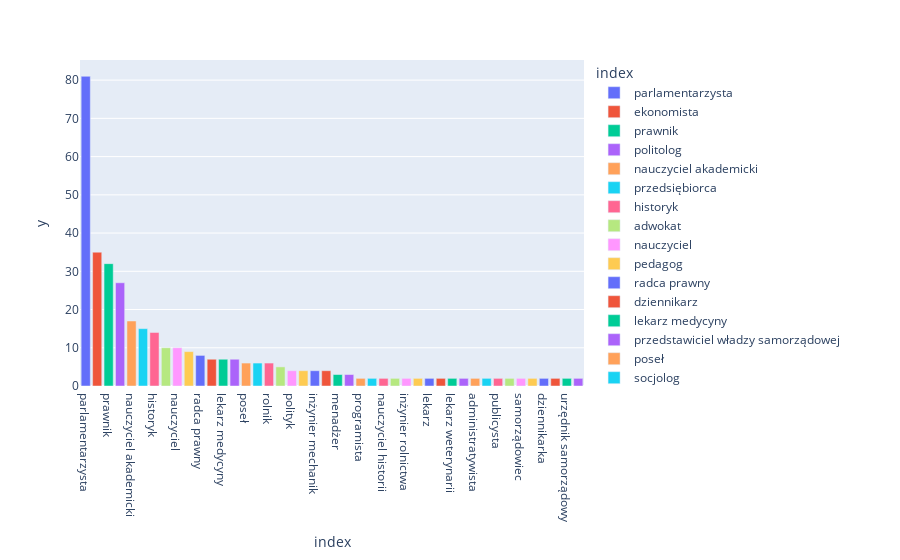
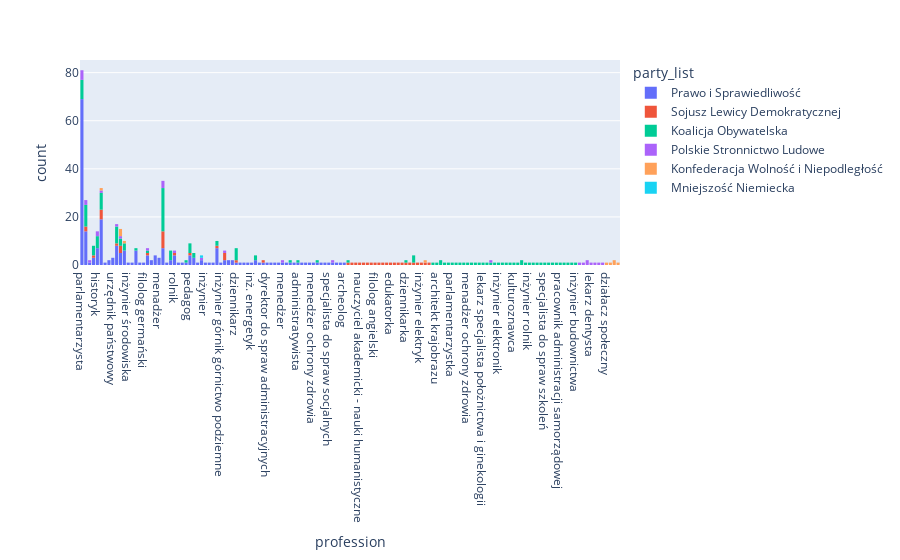

Notebook code for these charts, in order:
### Code cell
# unique values in profession column
# mps['profession'].unique()
len(mps['profession'].unique())

# how many MPs have each profession
prof = mps['profession'].groupby(mps['profession']).size()
prof

# sort by number of MPs
prof = prof.sort_values(ascending=False)

# filter out professions with less than 2 MPs
prof = prof[prof > 1]

# graph
fig = px.bar(prof, x=prof.index, y=prof.values, color=prof.index)
fig.show()

# check whose profession is 'nauczyciel'
mps[mps['profession'] == 'parlamentarzysta']

# check profession of MPs from PiS
mps[mps['party_list'] == 'Prawo i Sprawiedliwość']['profession']

# graph pis vs po profession
fig = px.histogram(mps, x='profession', color='party_list')
fig.show()

### Figure 1 — Plotly figure (JSON) as saved in the notebook; plotly's stock layout.template omitted (floating-point values rounded to 4 significant figures)
{"data": [{"alignmentgroup": "True", "hovertemplate": "index=%{x}<br>y=%{y}<extra></extra>", "legendgroup": "parlamentarzysta", "marker": {"color": "#636efa", "pattern": {"shape": ""}}, "name": "parlamentarzysta", "offsetgroup": "parlamentarzysta", "orientation": "v", "showlegend": true, "textposition": "auto", "type": "bar", "x": ["parlamentarzysta"], "xaxis": "x", "y": [81], "yaxis": "y"}, {"alignmentgroup": "True", "hovertemplate": "index=%{x}<br>y=%{y}<extra></extra>", "legendgroup": "ekonomista", "marker": {"color": "#EF553B", "pattern": {"shape": ""}}, "name": "ekonomista", "offsetgroup": "ekonomista", "orientation": "v", "showlegend": true, "textposition": "auto", "type": "bar", "x": ["ekonomista"], "xaxis": "x", "y": [35], "yaxis": "y"}, {"alignmentgroup": "True", "hovertemplate": "index=%{x}<br>y=%{y}<extra></extra>", "legendgroup": "prawnik", "marker": {"color": "#00cc96", "pattern": {"shape": ""}}, "name": "prawnik", "offsetgroup": "prawnik", "orientation": "v", "showlegend": true, "textposition": "auto", "type": "bar", "x": ["prawnik"], "xaxis": "x", "y": [32], "yaxis": "y"}, {"alignmentgroup": "True", "hovertemplate": "index=%{x}<br>y=%{y}<extra></extra>", "legendgroup": "politolog", "marker": {"color": "#ab63fa", "pattern": {"shape": ""}}, "name": "politolog", "offsetgroup": "politolog", "orientation": "v", "showlegend": true, "textposition": "auto", "type": "bar", "x": ["politolog"], "xaxis": "x", "y": [27], "yaxis": "y"}, {"alignmentgroup": "True", "hovertemplate": "index=%{x}<br>y=%{y}<extra></extra>", "legendgroup": "nauczyciel akademicki", "marker": {"color": "#FFA15A", "pattern": {"shape": ""}}, "name": "nauczyciel akademicki", "offsetgroup": "nauczyciel akademicki", "orientation": "v", "showlegend": true, "textposition": "auto", "type": "bar", "x": ["nauczyciel akademicki"], "xaxis": "x", "y": [17], "yaxis": "y"}, {"alignmentgroup": "True", "hovertemplate": "index=%{x}<br>y=%{y}<extra></extra>", "legendgroup": "przedsiębiorca", "marker": {"color": "#19d3f3", "pattern": {"shape": ""}}, "name": "przedsiębiorca", "offsetgroup": "przedsiębiorca", "orientation": "v", "showlegend": true, "textposition": "auto", "type": "bar", "x": ["przedsiębiorca"], "xaxis": "x", "y": [15], "yaxis": "y"}, {"alignmentgroup": "True", "hovertemplate": "index=%{x}<br>y=%{y}<extra></extra>", "legendgroup": "historyk", "marker": {"color": "#FF6692", "pattern": {"shape": ""}}, "name": "historyk", "offsetgroup": "historyk", "orientation": "v", "showlegend": true, "textposition": "auto", "type": "bar", "x": ["historyk"], "xaxis": "x", "y": [14], "yaxis": "y"}, {"alignmentgroup": "True", "hovertemplate": "index=%{x}<br>y=%{y}<extra></extra>", "legendgroup": "adwokat", "marker": {"color": "#B6E880", "pattern": {"shape": ""}}, "name": "adwokat", "offsetgroup": "adwokat", "orientation": "v", "showlegend": true, "textposition": "auto", "type": "bar", "x": ["adwokat"], "xaxis": "x", "y": [10], "yaxis": "y"}, {"alignmentgroup": "True", "hovertemplate": "index=%{x}<br>y=%{y}<extra></extra>", "legendgroup": "nauczyciel", "marker": {"color": "#FF97FF", "pattern": {"shape": ""}}, "name": "nauczyciel", "offsetgroup": "nauczyciel", "orientation": "v", "showlegend": true, "textposition": "auto", "type": "bar", "x": ["nauczyciel"], "xaxis": "x", "y": [10], "yaxis": "y"}, {"alignmentgroup": "True", "hovertemplate": "index=%{x}<br>y=%{y}<extra></extra>", "legendgroup": "pedagog", "marker": {"color": "#FECB52", "pattern": {"shape": ""}}, "name": "pedagog", "offsetgroup": "pedagog", "orientation": "v", "showlegend": true, "textposition": "auto", "type": "bar", "x": ["pedagog"], "xaxis": "x", "y": [9], "yaxis": "y"}, {"alignmentgroup": "True", "hovertemplate": "index=%{x}<br>y=%{y}<extra></extra>", "legendgroup": "radca prawny", "marker": {"color": "#636efa", "pattern": {"shape": ""}}, "name": "radca prawny", "offsetgroup": "radca prawny", "orientation": "v", "showlegend": true, "textposition": "auto", "type": "bar", "x": ["radca prawny"], "xaxis": "x", "y": [8], "yaxis": "y"}, {"alignmentgroup": "True", "hovertemplate": "index=%{x}<br>y=%{y}<extra></extra>", "legendgroup": "dziennikarz", "marker": {"color": "#EF553B", "pattern": {"shape": ""}}, "name": "dziennikarz", "offsetgroup": "dziennikarz", "orientation": "v", "showlegend": true, "textposition": "auto", "type": "bar", "x": ["dziennikarz"], "xaxis": "x", "y": [7], "yaxis": "y"}, {"alignmentgroup": "True", "hovertemplate": "index=%{x}<br>y=%{y}<extra></extra>", "legendgroup": "lekarz medycyny", "marker": {"color": "#00cc96", "pattern": {"shape": ""}}, "name": "lekarz medycyny", "offsetgroup": "lekarz medycyny", "orientation": "v", "showlegend": true, "textposition": "auto", "type": "bar", "x": ["lekarz medycyny"], "xaxis": "x", "y": [7], "yaxis": "y"}, {"alignmentgroup": "True", "hovertemplate": "index=%{x}<br>y=%{y}<extra></extra>", "legendgroup": "przedstawiciel władzy samorządowej", "marker": {"color": "#ab63fa", "pattern": {"shape": ""}}, "name": "przedstawiciel władzy samorządowej", "offsetgroup": "przedstawiciel władzy samorządowej", "orientation": "v", "showlegend": true, "textposition": "auto", "type": "bar", "x": ["przedstawiciel władzy samorządowej"], "xaxis": "x", "y": [7], "yaxis": "y"}, {"alignmentgroup": "True", "hovertemplate": "index=%{x}<br>y=%{y}<extra></extra>", "legendgroup": "poseł", "marker": {"color": "#FFA15A", "pattern": {"shape": ""}}, "name": "poseł", "offsetgroup": "poseł", "orientation": "v", "showlegend": true, "textposition": "auto", "type": "bar", "x": ["poseł"], "xaxis": "x", "y": [6], "yaxis": "y"}, {"alignmentgroup": "True", "hovertemplate": "index=%{x}<br>y=%{y}<extra></extra>", "legendgroup": "socjolog", "marker": {"color": "#19d3f3", "pattern": {"shape": ""}}, "name": "socjolog", "offsetgroup": "socjolog", "orientation": "v", "showlegend": true, "textposition": "auto", "type": "bar", "x": ["socjolog"], "xaxis": "x", "y": [6], "yaxis": "y"}, {"alignmentgroup": "True", "hovertemplate": "index=%{x}<br>y=%{y}<extra></extra>", "legendgroup": "rolnik", "marker": {"color": "#FF6692", "pattern": {"shape": ""}}, "name": "rolnik", "offsetgroup": "rolnik", "orientation": "v", "showlegend": true, "textposition": "auto", "type": "bar", "x": ["rolnik"], "xaxis": "x", "y": [6], "yaxis": "y"}, {"alignmentgroup": "True", "hovertemplate": "index=%{x}<br>y=%{y}<extra></extra>", "legendgroup": "poseł na Sejm RP", "marker": {"color": "#B6E880", "pattern": {"shape": ""}}, "name": "poseł na Sejm RP", "offsetgroup": "poseł na Sejm RP", "orientation": "v", "showlegend": true, "textposition": "auto", "type": "bar", "x": ["poseł na Sejm RP"], "xaxis": "x", "y": [5], "yaxis": "y"}, {"alignmentgroup": "True", "hovertemplate": "index=%{x}<br>y=%{y}<extra></extra>", "legendgroup": "polityk", "marker": {"color": "#FF97FF", "pattern": {"shape": ""}}, "name": "polityk", "offsetgroup": "polityk", "orientation": "v", "showlegend": true, "textposition": "auto", "type": "bar", "x": ["polityk"], "xaxis": "x", "y": [4], "yaxis": "y"}, {"alignmentgroup": "True", "hovertemplate": "index=%{x}<br>y=%{y}<extra></extra>", "legendgroup": "ekonomistka", "marker": {"color": "#FECB52", "pattern": {"shape": ""}}, "name": "ekonomistka", "offsetgroup": "ekonomistka", "orientation": "v", "showlegend": true, "textposition": "auto", "type": "bar", "x": ["ekonomistka"], "xaxis": "x", "y": [4], "yaxis": "y"}, {"alignmentgroup": "True", "hovertemplate": "index=%{x}<br>y=%{y}<extra></extra>", "legendgroup": "inżynier mechanik", "marker": {"color": "#636efa", "pattern": {"shape": ""}}, "name": "inżynier mechanik", "offsetgroup": "inżynier mechanik", "orientation": "v", "showlegend": true, "textposition": "auto", "type": "bar", "x": ["inżynier mechanik"], "xaxis": "x", "y": [4], "yaxis": "y"}, {"alignmentgroup": "True", "hovertemplate": "index=%{x}<br>y=%{y}<extra></extra>", "legendgroup": "wyższy urzędnik państwowy", "marker": {"color": "#EF553B", "pattern": {"shape": ""}}, "name": "wyższy urzędnik państwowy", "offsetgroup": "wyższy urzędnik państwowy", "orientation": "v", "showlegend": true, "textposition": "auto", "type": "bar", "x": ["wyższy urzędnik państwowy"], "xaxis": "x", "y": [4], "yaxis": "y"}, {"alignmentgroup": "True", "hovertemplate": "index=%{x}<br>y=%{y}<extra></extra>", "legendgroup": "menadżer", "marker": {"color": "#00cc96", "pattern": {"shape": ""}}, "name": "menadżer", "offsetgroup": "menadżer", "orientation": "v", "showlegend": true, "textposition": "auto", "type": "bar", "x": ["menadżer"], "xaxis": "x", "y": [3], "yaxis": "y"}, {"alignmentgroup": "True", "hovertemplate": "index=%{x}<br>y=%{y}<extra></extra>", "legendgroup": "urzędnik państwowy", "marker": {"color": "#ab63fa", "pattern": {"shape": ""}}, "name": "urzędnik państwowy", "offsetgroup": "urzędnik państwowy", "orientation": "v", "showlegend": true, "textposition": "auto", "type": "bar", "x": ["urzędnik państwowy"], "xaxis": "x", "y": [3], "yaxis": "y"}, {"alignmentgroup": "True", "hovertemplate": "index=%{x}<br>y=%{y}<extra></extra>", "legendgroup": "programista", "marker": {"color": "#FFA15A", "pattern": {"shape": ""}}, "name": "programista", "offsetgroup": "programista", "orientation": "v", "showlegend": true, "textposition": "auto", "type": "bar", "x": ["programista"], "xaxis": "x", "y": [2], "yaxis": "y"}, {"alignmentgroup": "True", "hovertemplate": "index=%{x}<br>y=%{y}<extra></extra>", "legendgroup": "przedsiębiorca prywatny", "marker": {"color": "#19d3f3", "pattern": {"shape": ""}}, "name": "przedsiębiorca prywatny", "offsetgroup": "przedsiębiorca prywatny", "orientation": "v", "showlegend": true, "textposition": "auto", "type": "bar", "x": ["przedsiębiorca prywatny"], "xaxis": "x", "y": [2], "yaxis": "y"}, {"alignmentgroup": "True", "hovertemplate": "index=%{x}<br>y=%{y}<extra></extra>", "legendgroup": "nauczyciel historii", "marker": {"color": "#FF6692", "pattern": {"shape": ""}}, "name": "nauczyciel historii", "offsetgroup": "nauczyciel historii", "orientation": "v", "showlegend": true, "textposition": "auto", "type": "bar", "x": ["nauczyciel historii"], "xaxis": "x", "y": [2], "yaxis": "y"}, {"alignmentgroup": "True", "hovertemplate": "index=%{x}<br>y=%{y}<extra></extra>", "legendgroup": "menedżer", "marker": {"color": "#B6E880", "pattern": {"shape": ""}}, "name": "menedżer", "offsetgroup": "menedżer", "orientation": "v", "showlegend": true, "textposition": "auto", "type": "bar", "x": ["menedżer"], "xaxis": "x", "y": [2], "yaxis": "y"}, {"alignmentgroup": "True", "hovertemplate": "index=%{x}<br>y=%{y}<extra></extra>", "legendgroup": "inżynier rolnictwa", "marker": {"color": "#FF97FF", "pattern": {"shape": ""}}, "name": "inżynier rolnictwa", "offsetgroup": "inżynier rolnictwa", "orientation": "v", "showlegend": true, "textposition": "auto", "type": "bar", "x": ["inżynier rolnictwa"], "xaxis": "x", "y": [2], "yaxis": "y"}, {"alignmentgroup": "True", "hovertemplate": "index=%{x}<br>y=%{y}<extra></extra>", "legendgroup": "pracownik samorządowy", "marker": {"color": "#FECB52", "pattern": {"shape": ""}}, "name": "pracownik samorządowy", "offsetgroup": "pracownik samorządowy", "orientation": "v", "showlegend": true, "textposition": "auto", "type": "bar", "x": ["pracownik samorządowy"], "xaxis": "x", "y": [2], "yaxis": "y"}, {"alignmentgroup": "True", "hovertemplate": "index=%{x}<br>y=%{y}<extra></extra>", "legendgroup": "lekarz", "marker": {"color": "#636efa", "pattern": {"shape": ""}}, "name": "lekarz", "offsetgroup": "lekarz", "orientation": "v", "showlegend": true, "textposition": "auto", "type": "bar", "x": ["lekarz"], "xaxis": "x", "y": [2], "yaxis": "y"}, {"alignmentgroup": "True", "hovertemplate": "index=%{x}<br>y=%{y}<extra></extra>", "legendgroup": "poseł na sejm RP", "marker": {"color": "#EF553B", "pattern": {"shape": ""}}, "name": "poseł na sejm RP", "offsetgroup": "poseł na sejm RP", "orientation": "v", "showlegend": true, "textposition": "auto", "type": "bar", "x": ["poseł na sejm RP"], "xaxis": "x", "y": [2], "yaxis": "y"}, {"alignmentgroup": "True", "hovertemplate": "index=%{x}<br>y=%{y}<extra></extra>", "legendgroup": "lekarz weterynarii", "marker": {"color": "#00cc96", "pattern": {"shape": ""}}, "name": "lekarz weterynarii", "offsetgroup": "lekarz weterynarii", "orientation": "v", "showlegend": true, "textposition": "auto", "type": "bar", "x": ["lekarz weterynarii"], "xaxis": "x", "y": [2], "yaxis": "y"}, {"alignmentgroup": "True", "hovertemplate": "index=%{x}<br>y=%{y}<extra></extra>", "legendgroup": "leśnik", "marker": {"color": "#ab63fa", "pattern": {"shape": ""}}, "name": "leśnik", "offsetgroup": "leśnik", "orientation": "v", "showlegend": true, "textposition": "auto", "type": "bar", "x": ["leśnik"], "xaxis": "x", "y": [2], "yaxis": "y"}, {"alignmentgroup": "True", "hovertemplate": "index=%{x}<br>y=%{y}<extra></extra>", "legendgroup": "administratywista", "marker": {"color": "#FFA15A", "pattern": {"shape": ""}}, "name": "administratywista", "offsetgroup": "administratywista", "orientation": "v", "showlegend": true, "textposition": "auto", "type": "bar", "x": ["administratywista"], "xaxis": "x", "y": [2], "yaxis": "y"}, {"alignmentgroup": "True", "hovertemplate": "index=%{x}<br>y=%{y}<extra></extra>", "legendgroup": "notariusz", "marker": {"color": "#19d3f3", "pattern": {"shape": ""}}, "name": "notariusz", "offsetgroup": "notariusz", "orientation": "v", "showlegend": true, "textposition": "auto", "type": "bar", "x": ["notariusz"], "xaxis": "x", "y": [2], "yaxis": "y"}, {"alignmentgroup": "True", "hovertemplate": "index=%{x}<br>y=%{y}<extra></extra>", "legendgroup": "publicysta", "marker": {"color": "#FF6692", "pattern": {"shape": ""}}, "name": "publicysta", "offsetgroup": "publicysta", "orientation": "v", "showlegend": true, "textposition": "auto", "type": "bar", "x": ["publicysta"], "xaxis": "x", "y": [2], "yaxis": "y"}, {"alignmentgroup": "True", "hovertemplate": "index=%{x}<br>y=%{y}<extra></extra>", "legendgroup": "przedstawiciel władzy samorządowej - radny", "marker": {"color": "#B6E880", "pattern": {"shape": ""}}, "name": "przedstawiciel władzy samorządowej - radny", "offsetgroup": "przedstawiciel władzy samorządowej - radny", "orientation": "v", "showlegend": true, "textposition": "auto", "type": "bar", "x": ["przedstawiciel władzy samorządowej - radny"], "xaxis": "x", "y": [2], "yaxis": "y"}, {"alignmentgroup": "True", "hovertemplate": "index=%{x}<br>y=%{y}<extra></extra>", "legendgroup": "samorządowiec", "marker": {"color": "#FF97FF", "pattern": {"shape": ""}}, "name": "samorządowiec", "offsetgroup": "samorządowiec", "orientation": "v", "showlegend": true, "textposition": "auto", "type": "bar", "x": ["samorządowiec"], "xaxis": "x", "y": [2], "yaxis": "y"}, {"alignmentgroup": "True", "hovertemplate": "index=%{x}<br>y=%{y}<extra></extra>", "legendgroup": "wyższy urzędnik samorządowy", "marker": {"color": "#FECB52", "pattern": {"shape": ""}}, "name": "wyższy urzędnik samorządowy", "offsetgroup": "wyższy urzędnik samorządowy", "orientation": "v", "showlegend": true, "textposition": "auto", "type": "bar", "x": ["wyższy urzędnik samorządowy"], "xaxis": "x", "y": [2], "yaxis": "y"}, {"alignmentgroup": "True", "hovertemplate": "index=%{x}<br>y=%{y}<extra></extra>", "legendgroup": "dziennikarka", "marker": {"color": "#636efa", "pattern": {"shape": ""}}, "name": "dziennikarka", "offsetgroup": "dziennikarka", "orientation": "v", "showlegend": true, "textposition": "auto", "type": "bar", "x": ["dziennikarka"], "xaxis": "x", "y": [2], "yaxis": "y"}, {"alignmentgroup": "True", "hovertemplate": "index=%{x}<br>y=%{y}<extra></extra>", "legendgroup": "wykładowca akademicki", "marker": {"color": "#EF553B", "pattern": {"shape": ""}}, "name": "wykładowca akademicki", "offsetgroup": "wykładowca akademicki", "orientation": "v", "showlegend": true, "textposition": "auto", "type": "bar", "x": ["wykładowca akademicki"], "xaxis": "x", "y": [2], "yaxis": "y"}, {"alignmentgroup": "True", "hovertemplate": "index=%{x}<br>y=%{y}<extra></extra>", "legendgroup": "urzędnik samorządowy", "marker": {"color": "#00cc96", "pattern": {"shape": ""}}, "name": "urzędnik samorządowy", "offsetgroup": "urzędnik samorządowy", "orientation": "v", "showlegend": true, "textposition": "auto", "type": "bar", "x": ["urzędnik samorządowy"], "xaxis": "x", "y": [2], "yaxis": "y"}, {"alignmentgroup": "True", "hovertemplate": "index=%{x}<br>y=%{y}<extra></extra>", "legendgroup": "urzędnik", "marker": {"color": "#ab63fa", "pattern": {"shape": ""}}, "name": "urzędnik", "offsetgroup": "urzędnik", "orientation": "v", "showlegend": true, "textposition": "auto", "type": "bar", "x": ["urzędnik"], "xaxis": "x", "y": [2], "yaxis": "y"}], "layout": {"barmode": "relative", "legend": {"title": {"text": "index"}, "tracegroupgap": 0}, "margin": {"t": 60}, "xaxis": {"anchor": "y", "categoryarray": ["parlamentarzysta", "ekonomista", "prawnik", "politolog", "nauczyciel akademicki", "przedsiębiorca", "historyk", "adwokat", "nauczyciel", "pedagog", "radca prawny", "dziennikarz", "lekarz medycyny", "przedstawiciel władzy samorządowej", "poseł", "socjolog", "rolnik", "poseł na Sejm RP", "polityk", "ekonomistka", "inżynier mechanik", "wyższy urzędnik państwowy", "menadżer", "urzędnik państwowy", "programista", "przedsiębiorca prywatny", "nauczyciel historii", "menedżer", "inżynier rolnictwa", "pracownik samorządowy", "lekarz", "poseł na sejm RP", "lekarz weterynarii", "leśnik", "administratywista", "notariusz", "publicysta", "przedstawiciel władzy samorządowej - radny", "samorządowiec", "wyższy urzędnik samorządowy", "dziennikarka", "wykładowca akademicki", "urzędnik samorządowy", "urzędnik"], "categoryorder": "array", "domain": [0, 1], "title": {"text": "index"}}, "yaxis": {"anchor": "x", "domain": [0, 1], "title": {"text": "y"}}}}

### Figure 2 — Plotly figure (JSON) as saved in the notebook; plotly's stock layout.template omitted (floating-point values rounded to 4 significant figures; data arrays with more than 128 entries replaced by an {"elided": "..."} marker saying what was removed)
{"data": [{"alignmentgroup": "True", "bingroup": "x", "hovertemplate": "party_list=Prawo i Sprawiedliwość<br>profession=%{x}<br>count=%{y}<extra></extra>", "legendgroup": "Prawo i Sprawiedliwość", "marker": {"color": "#636efa", "pattern": {"shape": ""}}, "name": "Prawo i Sprawiedliwość", "offsetgroup": "Prawo i Sprawiedliwość", "orientation": "v", "showlegend": true, "type": "histogram", "x": {"elided": "235 str values"}, "xaxis": "x", "yaxis": "y"}, {"alignmentgroup": "True", "bingroup": "x", "hovertemplate": "party_list=Sojusz Lewicy Demokratycznej<br>profession=%{x}<br>count=%{y}<extra></extra>", "legendgroup": "Sojusz Lewicy Demokratycznej", "marker": {"color": "#EF553B", "pattern": {"shape": ""}}, "name": "Sojusz Lewicy Demokratycznej", "offsetgroup": "Sojusz Lewicy Demokratycznej", "orientation": "v", "showlegend": true, "type": "histogram", "x": ["samorządowiec", "rolnik", "socjolożka", "socjolog", "politolog", "politolog", "przedsiębiorca", "pedagog", "prawniczka", "nauczyciel akademicki - nauki humanistyczne", "socjolog", "specjalista do spraw konsultingu", "kierowniczka domu kultury", "ekonomista", "zawodowy działacz organizacji pozarządowej", "prawnik", "ekonomista", "filolog angielski", "nauczycielka", "przedsiębiorca", "nauczycielka akademicka-nauki humanistyczne", "dyrektor administracyjny", "przedsiębiorca", "edukatorka", "kierownik działu finansowego", "filolożka klasyczna", "przedsiębiorca prywatny", "prawnik", "specjalista do spraw stosunków międzynarodowych", "dziennikarka", "dziennikarz", "nauczyciel akademicki", "socjolog", "adwokat", "profesor", "ekonomistka", "ekonomista", "radca prawny", "ekonomista", "prawnik", "ekonomista", "ekonomista", "filozofka", "inżynier elektryk", "lekarz medycyny", "ekonomista", "programista", "specjalista polityki społecznej", "prawnik"], "xaxis": "x", "yaxis": "y"}, {"alignmentgroup": "True", "bingroup": "x", "hovertemplate": "party_list=Koalicja Obywatelska<br>profession=%{x}<br>count=%{y}<extra></extra>", "legendgroup": "Koalicja Obywatelska", "marker": {"color": "#00cc96", "pattern": {"shape": ""}}, "name": "Koalicja Obywatelska", "offsetgroup": "Koalicja Obywatelska", "orientation": "v", "showlegend": true, "type": "histogram", "x": {"elided": "134 str values"}, "xaxis": "x", "yaxis": "y"}, {"alignmentgroup": "True", "bingroup": "x", "hovertemplate": "party_list=Polskie Stronnictwo Ludowe<br>profession=%{x}<br>count=%{y}<extra></extra>", "legendgroup": "Polskie Stronnictwo Ludowe", "marker": {"color": "#ab63fa", "pattern": {"shape": ""}}, "name": "Polskie Stronnictwo Ludowe", "offsetgroup": "Polskie Stronnictwo Ludowe", "orientation": "v", "showlegend": true, "type": "histogram", "x": ["historyk", "inżynier mechanik", "Parlamentarzysta", "ekonomista", "ekonomista", "historyk", "lekarz medycyny", "politolog", "muzyk", "pracownik samorządowy", "lekarz dentysta", "parlamentarzysta", "rolnik-ogrodnik", "przedsiębiorca", "pracownik samorządowy", "prawnik", "parlamentarzysta", "parlamentarzysta", "inżynier ogrodnik", "ekonomista", "inżynier rolnictwa", "nauczyciel akademicki", "specjalista do spraw logistyki", "socjolog", "notariusz", "wykładowca akademicki", "parlamentarzysta", "rolnik", "politolog", "menedżer"], "xaxis": "x", "yaxis": "y"}, {"alignmentgroup": "True", "bingroup": "x", "hovertemplate": "party_list=Konfederacja Wolność i Niepodległość<br>profession=%{x}<br>count=%{y}<extra></extra>", "legendgroup": "Konfederacja Wolność i Niepodległość", "marker": {"color": "#FFA15A", "pattern": {"shape": ""}}, "name": "Konfederacja Wolność i Niepodległość", "offsetgroup": "Konfederacja Wolność i Niepodległość", "orientation": "v", "showlegend": true, "type": "histogram", "x": ["programista", "działacz społeczny", "reżyser", "nauczyciel", "przedsiębiorca", "publicysta", "konsultant do spraw systemów teleinformatycznych", "przedsiębiorca", "prawnik", "przedsiębiorca", "publicysta"], "xaxis": "x", "yaxis": "y"}, {"alignmentgroup": "True", "bingroup": "x", "hovertemplate": "party_list=Mniejszość Niemiecka<br>profession=%{x}<br>count=%{y}<extra></extra>", "legendgroup": "Mniejszość Niemiecka", "marker": {"color": "#19d3f3", "pattern": {"shape": ""}}, "name": "Mniejszość Niemiecka", "offsetgroup": "Mniejszość Niemiecka", "orientation": "v", "showlegend": true, "type": "histogram", "x": ["inżynier mechanik"], "xaxis": "x", "yaxis": "y"}], "layout": {"barmode": "relative", "legend": {"title": {"text": "party_list"}, "tracegroupgap": 0}, "margin": {"t": 60}, "xaxis": {"anchor": "y", "domain": [0, 1], "title": {"text": "profession"}}, "yaxis": {"anchor": "x", "domain": [0, 1], "title": {"text": "count"}}}}
